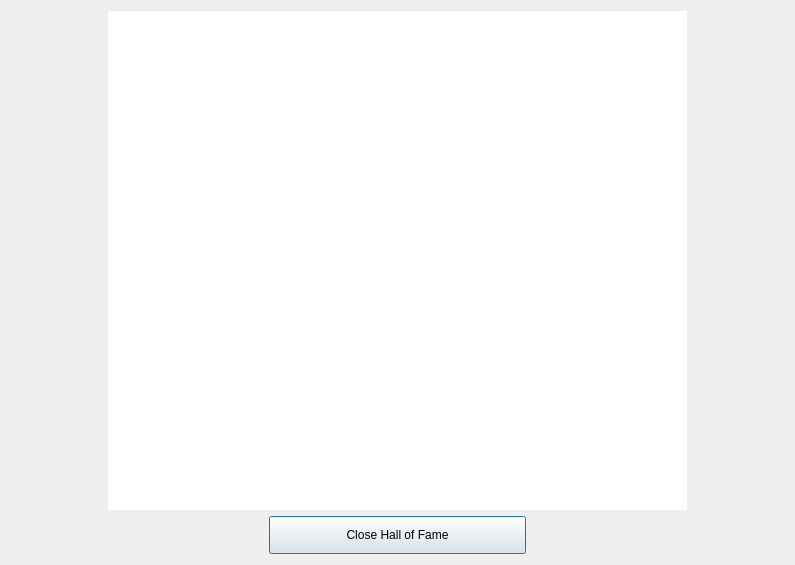
<?xml version="1.0" encoding="UTF-8"?>
<ui version="4.0">
 <class>HofWindow</class>
 <widget class="QDialog" name="HofWindow">
  <property name="geometry">
   <rect>
    <x>0</x>
    <y>0</y>
    <width>795</width>
    <height>565</height>
   </rect>
  </property>
  <property name="windowTitle">
   <string>Dialog</string>
  </property>
  <property name="autoFillBackground">
   <bool>true</bool>
  </property>
  <layout class="QGridLayout" name="gridLayout_2" rowstretch="0,0,0,0,0,0" columnstretch="0">
   <item row="3" column="0">
    <layout class="QHBoxLayout" name="horizontalLayout_2" stretch="1,1,1">
     <item>
      <spacer name="horizontalSpacer_6">
       <property name="orientation">
        <enum>Qt::Horizontal</enum>
       </property>
       <property name="sizeHint" stdset="0">
        <size>
         <width>40</width>
         <height>20</height>
        </size>
       </property>
      </spacer>
     </item>
     <item>
      <widget class="QPushButton" name="pushButton">
       <property name="styleSheet">
        <string notr="true">height:  30px;
background-image: url(:/images/backgrounds/usernameWindow.png);
 background-repeat: no-repeat;
  background-attachment: fixed;
  background-position: center; 
border-image: url(:/images/backgrounds/usernameWindow.png);</string>
       </property>
       <property name="text">
        <string>Close Hall of Fame</string>
       </property>
       <property name="flat">
        <bool>false</bool>
       </property>
      </widget>
     </item>
     <item>
      <spacer name="horizontalSpacer_5">
       <property name="orientation">
        <enum>Qt::Horizontal</enum>
       </property>
       <property name="sizeHint" stdset="0">
        <size>
         <width>40</width>
         <height>20</height>
        </size>
       </property>
      </spacer>
     </item>
    </layout>
   </item>
   <item row="0" column="0">
    <layout class="QHBoxLayout" name="horizontalLayout" stretch="1,6,1">
     <property name="spacing">
      <number>3</number>
     </property>
     <item>
      <spacer name="horizontalSpacer">
       <property name="orientation">
        <enum>Qt::Horizontal</enum>
       </property>
       <property name="sizeHint" stdset="0">
        <size>
         <width>40</width>
         <height>20</height>
        </size>
       </property>
      </spacer>
     </item>
     <item>
      <widget class="QTableView" name="tableView">
       <property name="styleSheet">
        <string notr="true">background-image: url(:/images/backgrounds/gameBackground.png);
border-radius: 20px;
font-size: 20px;
color:  white;</string>
       </property>
       <property name="showGrid">
        <bool>true</bool>
       </property>
       <property name="gridStyle">
        <enum>Qt::NoPen</enum>
       </property>
       <property name="cornerButtonEnabled">
        <bool>false</bool>
       </property>
       <attribute name="horizontalHeaderHighlightSections">
        <bool>false</bool>
       </attribute>
      </widget>
     </item>
     <item>
      <spacer name="horizontalSpacer_2">
       <property name="orientation">
        <enum>Qt::Horizontal</enum>
       </property>
       <property name="sizeHint" stdset="0">
        <size>
         <width>40</width>
         <height>20</height>
        </size>
       </property>
      </spacer>
     </item>
    </layout>
   </item>
  </layout>
 </widget>
 <resources/>
 <connections/>
</ui>
